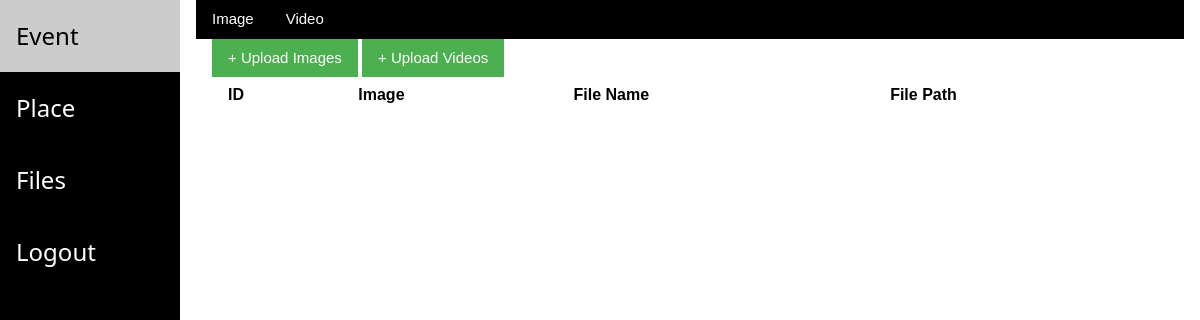
Before: /travel_be/index.php?page=files (signed in) with the older database file.
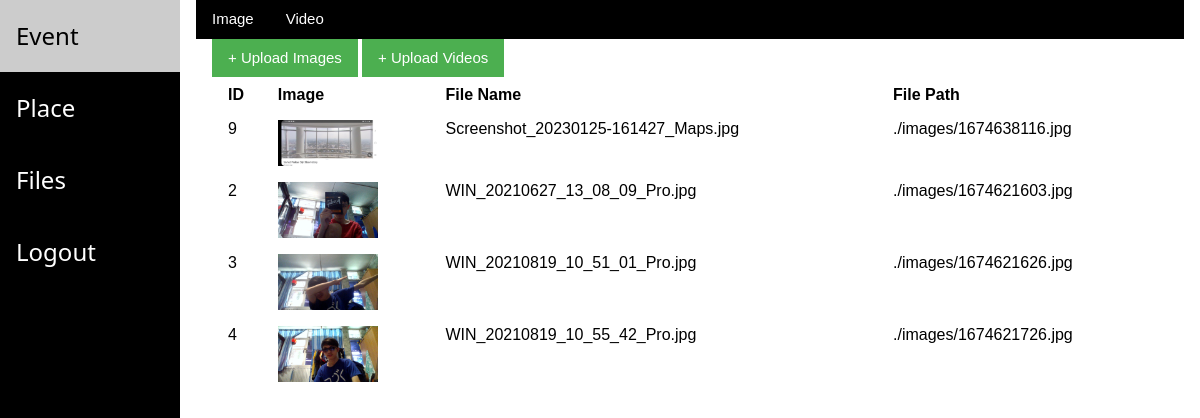
After: the same page with the newer database file.
### tables this page shows
CREATE TABLE `table_file` (
  `file_id` int(10) UNSIGNED NOT NULL,
  `file_name` text NOT NULL,
  `file_path` text NOT NULL,
  `file_uploader` int(11) NOT NULL,
  `file_type` tinytext NOT NULL
);

### travel_be/fileUpload/list_image.php (the view, shortened to what this page needs)
<?php
$stmt2 = $conn->prepare("SELECT * FROM table_file WHERE (? = 1 or file_uploader = ?) AND file_type = 'image' ORDER BY file_name ASC");
$stmt2->bind_param("ss",$user_info["us_superuser"],$user_info["us_id"]);
$stmt2->execute();
$result2 = $stmt2->get_result();
?>
<table class="w3-table">
	<tr>
		<th> ID </th><th> Image </th><th> File Name </th><th> File Path</th>
	</tr>
<?php
if($result2){
	while($row = $result2->fetch_array(MYSQLI_ASSOC)){
		?>
		<tr>
			<td><?=$row["file_id"]?></td>
			<td><img width="100" src="./../travel_fe/images/<?=$row['file_path']?>" onclick="dom_image_review_img.src=this.src; dom_image_review.style.display='block';"></td>
			<td><?=$row["file_name"]?></td>
			<td><?="./images/".$row["file_path"]?></td>
		</tr>
		<?php
	}
}
?>
</table>

### travel_be/index.php (shortened to what this page needs)
<?php
if(isset($_GET["page"])){
	$page_id = $_GET["page"];
}
?>
<html>
	<link rel="stylesheet" href="./css/w3.css">
	<link rel="stylesheet" href="https://cdnjs.cloudflare.com/ajax/libs/font-awesome/4.7.0/css/font-awesome.min.css">
	<body>
		<?php include("./tab/index.php"); ?>
	</body>
</html>

### travel_be/tab/index.php (shortened to what this page needs)
<div class="w3-sidebar w3-bar-block w3-black" style="width: 15%;">
	<a href="index.php?page=event" class="w3-bar-item w3-button"> <h3>Event</h3> </a>
	<a href="index.php?page=place" class="w3-bar-item w3-button"> <h3>Place</h3> </a>
	<a href="index.php?page=files" class="w3-bar-item w3-button"> <h3>Files</h3> </a>
	<a href="logout.php" class="w3-bar-item w3-button"><h3>Logout</h3></a>
</div>
<div style="margin-left:15%;">
<?php
	switch($page_id){
		case "files" : require("./fileUpload/index.php");break;
	}
?>
</div>

### travel_be/fileUpload/index.php (shortened to what this page needs)
<?php
require("./fileUpload/video_upload.php");
$stmt1 = $conn->prepare("SELECT us_id,us_superuser FROM table_user WHERE us_name = ? AND us_pass = ?");
$stmt1->bind_param("ss",...getUserAndPass());
$stmt1->execute();
$result1 = $stmt1->get_result();
$user_info = $result1->fetch_all(MYSQLI_ASSOC)[0];
?>
<div class="w3-container">
	<div class="w3-bar w3-black">
		<button onclick="select_image_tab();" class="w3-button w3-bar-item"> Image </button>
		<button onclick="select_video_tab();" class="w3-button w3-bar-item"> Video </button>
	</div>
	<div class="w3-container">
		<button onclick="dom_imageUpload.style.display='block';" class="w3-button w3-green"> + Upload Images </button>
		<button onclick="dom_videoUpload.style.display='block';" class="w3-button w3-green"> + Upload Videos </button>
	</div>
	<div class="w3-container" id="dom_image_tab">
		<?php
		include("./fileUpload/list_image.php");
		?>
	</div>
</div>

### travel_be/css/w3.css (style rules this page uses)
*,*:before,*:after { box-sizing:inherit }
html { -ms-text-size-adjust:100%;-webkit-text-size-adjust:100% }
body { margin:0 }
a { background-color:transparent }
img { border-style:none }
button,input,select,textarea,optgroup { font:inherit;margin:0 }
button,input { overflow:visible }
button,select { text-transform:none }
button,[type=button],[type=reset],[type=submit] { -webkit-appearance:button }
html,body { font-family:Verdana,sans-serif;font-size:15px;line-height:1.5 }
html { overflow-x:hidden }
h3 { font-size:24px }
h1,h2,h3,h4,h5,h6 { font-family:"Segoe UI",Arial,sans-serif;font-weight:400;margin:10px 0 }
img { vertical-align:middle }
a { color:inherit }
.w3-table,.w3-table-all { border-collapse:collapse;border-spacing:0;width:100%;display:table }
.w3-table td,.w3-table th,.w3-table-all td,.w3-table-all th { padding:8px 8px;display:table-cell;text-align:left;vertical-align:top }
.w3-table th:first-child,.w3-table td:first-child,.w3-table-all th:first-child,.w3-table-all td:first-child { padding-left:16px }
.w3-btn,.w3-button { border:none;display:inline-block;padding:8px 16px;vertical-align:middle;overflow:hidden;text-decoration:none;color:inherit;background-color:inherit;text-align:center;cursor:pointer;white-space:nowrap }
.w3-btn,.w3-button { -webkit-touch-callout:none;-webkit-user-select:none;-khtml-user-select:none;-moz-user-select:none;-ms-user-select:none;user-select:none }
.w3-sidebar { height:100%;width:200px;background-color:#fff;position:fixed!important;z-index:1;overflow:auto }
.w3-bar { width:100%;overflow:hidden }
.w3-bar .w3-bar-item { padding:8px 16px;float:left;width:auto;border:none;display:block;outline:0 }
.w3-bar .w3-button { white-space:normal }
.w3-bar-block .w3-bar-item { width:100%;display:block;padding:8px 16px;text-align:left;border:none;white-space:normal;float:none;outline:0 }
.w3-container:after,.w3-container:before,.w3-panel:after,.w3-panel:before,.w3-row:after,.w3-row:before,.w3-row-padding:after,.w3-row-padding:before, .w3-cell-row:before,.w3-cell-row:after,.w3-clear:after,.w3-clear:before,.w3-bar:before,.w3-bar:after { content:"";display:table;clear:both }
.w3-container,.w3-panel { padding:0.01em 16px }
.w3-green,.w3-hover-green:hover { color:#fff!important;background-color:#4CAF50!important }
.w3-black,.w3-hover-black:hover { color:#fff!important;background-color:#000!important }

Changed rows visible on the page:
added table_file: file_id "9", file_path (picture), file_name "Screenshot_20230125-161427_Maps.jpg", file_path "1674638116.jpg"
added table_file: file_id "2", file_path (picture), file_name "WIN_20210627_13_08_09_Pro.jpg", file_path "1674621603.jpg"
added table_file: file_id "3", file_path (picture), file_name "WIN_20210819_10_51_01_Pro.jpg", file_path "1674621626.jpg"
added table_file: file_id "4", file_path (picture), file_name "WIN_20210819_10_55_42_Pro.jpg", file_path "1674621726.jpg"
